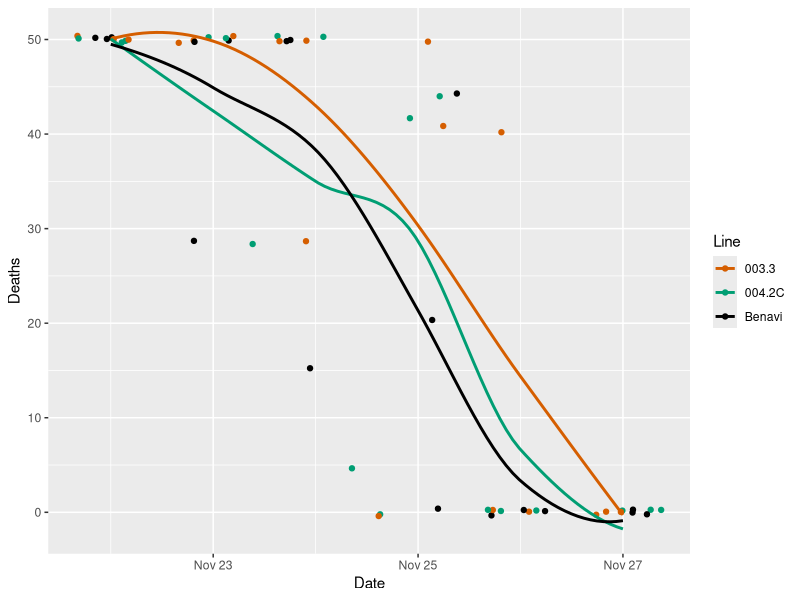

This chart was generated by the following R code:
# Packages-----
library(tidyverse)
library(readxl)
library(lubridate)
#__________________----

# Load data----
setwd("~/Documents/Documents/Thesis_Figures")
stressed_medfly_death_data <- read_csv("stressed-medfly-death-improved-dataset.csv")

#__________________----

# analysing data-------

stressed_plot <- stressed_medfly_death_data %>%
  mutate(Cage = case_when(`Date cage set-up` == "01/11/2022" ~ "A",
                          `Date cage set-up` == "02/11/2022" ~ "B", 
                          `Date cage set-up` == "03/11/2022" ~ "C"), 
         .after = `Date cage set-up`) %>%
  pivot_longer(cols = -c(`Date cage set-up`:Line), names_to = "Date", values_to = "Deaths") %>%
  mutate(`Date` = lubridate::dmy(`Date`),
         `Date cage set-up`= lubridate::dmy(`Date cage set-up`)) %>%
  mutate(`Day` = days(`Date`) - days(`Date cage set-up`)) %>% 
  drop_na() %>% 
  ggplot(aes(x = `Date`, y = Deaths, colour = `Line`))+
  geom_jitter()+
  geom_smooth(aes(group = Line), se = FALSE)+
  scale_x_date()+
  theme_set(theme_bw())+
  theme(legend.position = "right")

final_stressed_plot <- stressed_plot +  scale_color_manual(values=c("#D55E00","#009E73","#000000"))
print(final_stressed_plot)